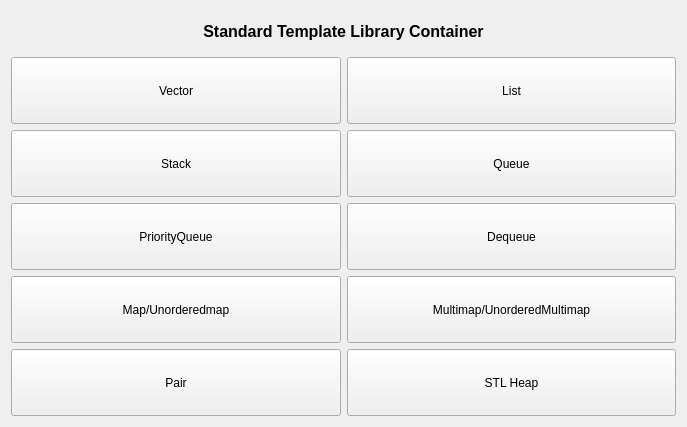
<?xml version="1.0" encoding="UTF-8"?>
<ui version="4.0">
 <class>MiscellaneousStdContainer</class>
 <widget class="MiscellaneousBase" name="MiscellaneousStdContainer">
  <property name="geometry">
   <rect>
    <x>0</x>
    <y>0</y>
    <width>687</width>
    <height>427</height>
   </rect>
  </property>
  <property name="windowTitle">
   <string>MiscellaneousStdContainer</string>
  </property>
  <layout class="QVBoxLayout" name="verticalLayout">
   <item>
    <widget class="QLabel" name="lbTitle">
     <property name="minimumSize">
      <size>
       <width>0</width>
       <height>40</height>
      </size>
     </property>
     <property name="font">
      <font>
       <pointsize>12</pointsize>
       <weight>75</weight>
       <bold>true</bold>
      </font>
     </property>
     <property name="text">
      <string>Standard Template Library Container</string>
     </property>
     <property name="alignment">
      <set>Qt::AlignCenter</set>
     </property>
    </widget>
   </item>
   <item>
    <layout class="QGridLayout" name="gridLayout">
     <property name="leftMargin">
      <number>0</number>
     </property>
     <property name="rightMargin">
      <number>0</number>
     </property>
     <item row="1" column="0">
      <widget class="QPushButton" name="btnStackTest">
       <property name="sizePolicy">
        <sizepolicy hsizetype="Expanding" vsizetype="Expanding">
         <horstretch>0</horstretch>
         <verstretch>0</verstretch>
        </sizepolicy>
       </property>
       <property name="text">
        <string>Stack</string>
       </property>
      </widget>
     </item>
     <item row="2" column="0">
      <widget class="QPushButton" name="btnPriorityQueueTest">
       <property name="sizePolicy">
        <sizepolicy hsizetype="Expanding" vsizetype="Expanding">
         <horstretch>0</horstretch>
         <verstretch>0</verstretch>
        </sizepolicy>
       </property>
       <property name="text">
        <string>PriorityQueue</string>
       </property>
      </widget>
     </item>
     <item row="0" column="1">
      <widget class="QPushButton" name="btnListTest">
       <property name="sizePolicy">
        <sizepolicy hsizetype="Expanding" vsizetype="Expanding">
         <horstretch>0</horstretch>
         <verstretch>0</verstretch>
        </sizepolicy>
       </property>
       <property name="text">
        <string>List</string>
       </property>
      </widget>
     </item>
     <item row="0" column="0">
      <widget class="QPushButton" name="btnVectorTest">
       <property name="sizePolicy">
        <sizepolicy hsizetype="Expanding" vsizetype="Expanding">
         <horstretch>0</horstretch>
         <verstretch>0</verstretch>
        </sizepolicy>
       </property>
       <property name="minimumSize">
        <size>
         <width>140</width>
         <height>30</height>
        </size>
       </property>
       <property name="text">
        <string>Vector</string>
       </property>
      </widget>
     </item>
     <item row="3" column="0">
      <widget class="QPushButton" name="btnMapTest">
       <property name="sizePolicy">
        <sizepolicy hsizetype="Expanding" vsizetype="Expanding">
         <horstretch>0</horstretch>
         <verstretch>0</verstretch>
        </sizepolicy>
       </property>
       <property name="text">
        <string>Map/Unorderedmap</string>
       </property>
      </widget>
     </item>
     <item row="1" column="1">
      <widget class="QPushButton" name="btnQueueTest">
       <property name="sizePolicy">
        <sizepolicy hsizetype="Expanding" vsizetype="Expanding">
         <horstretch>0</horstretch>
         <verstretch>0</verstretch>
        </sizepolicy>
       </property>
       <property name="text">
        <string>Queue</string>
       </property>
      </widget>
     </item>
     <item row="2" column="1">
      <widget class="QPushButton" name="btnDequeueTest">
       <property name="sizePolicy">
        <sizepolicy hsizetype="Expanding" vsizetype="Expanding">
         <horstretch>0</horstretch>
         <verstretch>0</verstretch>
        </sizepolicy>
       </property>
       <property name="text">
        <string>Dequeue</string>
       </property>
      </widget>
     </item>
     <item row="4" column="0">
      <widget class="QPushButton" name="btnPairTest">
       <property name="sizePolicy">
        <sizepolicy hsizetype="Expanding" vsizetype="Expanding">
         <horstretch>0</horstretch>
         <verstretch>0</verstretch>
        </sizepolicy>
       </property>
       <property name="text">
        <string>Pair</string>
       </property>
      </widget>
     </item>
     <item row="4" column="1">
      <widget class="QPushButton" name="btnHeapTest">
       <property name="sizePolicy">
        <sizepolicy hsizetype="Expanding" vsizetype="Expanding">
         <horstretch>0</horstretch>
         <verstretch>0</verstretch>
        </sizepolicy>
       </property>
       <property name="text">
        <string>STL Heap</string>
       </property>
      </widget>
     </item>
     <item row="3" column="1">
      <widget class="QPushButton" name="btnMultimapTest">
       <property name="sizePolicy">
        <sizepolicy hsizetype="Expanding" vsizetype="Expanding">
         <horstretch>0</horstretch>
         <verstretch>0</verstretch>
        </sizepolicy>
       </property>
       <property name="text">
        <string>Multimap/UnorderedMultimap</string>
       </property>
      </widget>
     </item>
    </layout>
   </item>
  </layout>
 </widget>
 <layoutdefault spacing="6" margin="11"/>
 <customwidgets>
  <customwidget>
   <class>MiscellaneousBase</class>
   <extends>QWidget</extends>
   <header>MiscellaneousBase.h</header>
   <container>1</container>
  </customwidget>
 </customwidgets>
 <resources/>
 <connections/>
</ui>
